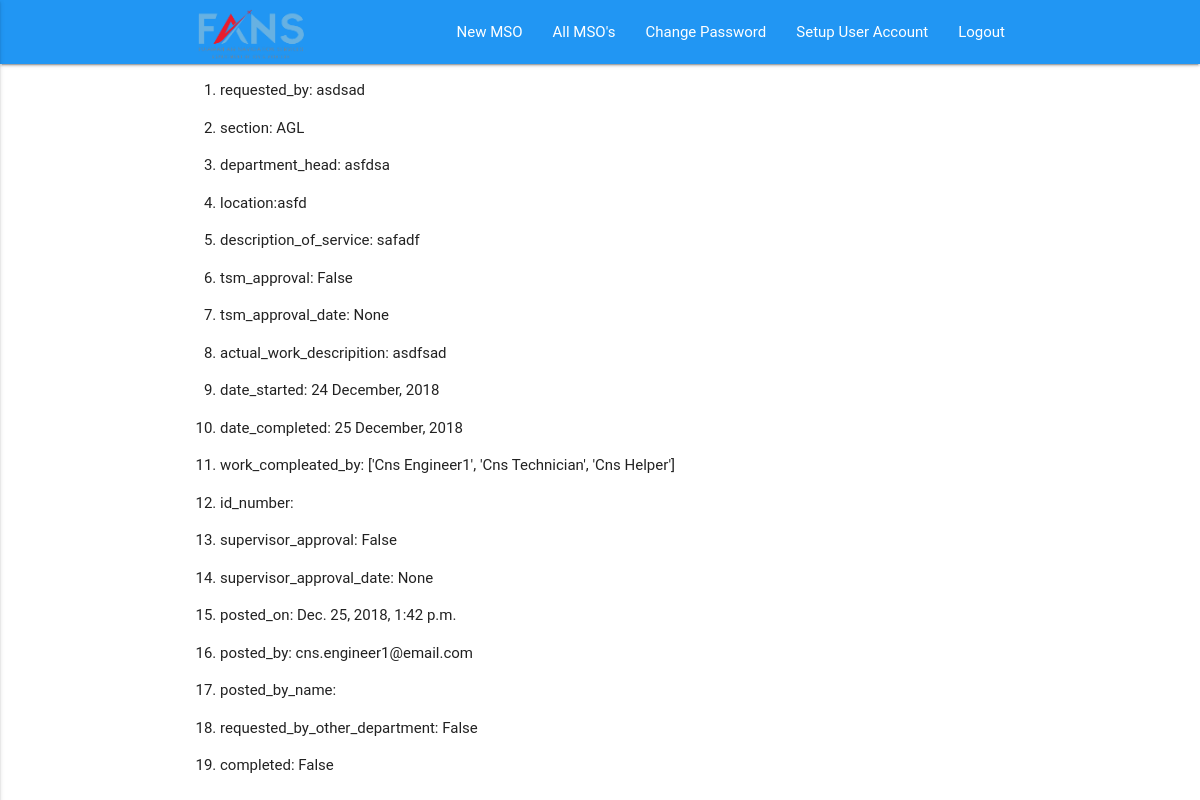
Screenshot of /mso/18/ (signed in) with the database file from the repository.
### mso/models.py (models this page shows, shortened)
class MsoCns(models.Model):
    requested_by = models.CharField(max_length=100, default='')
    section =  models.CharField(max_length=100, default='')
    department_head =  models.CharField(max_length=100, default='')
    location =  models.CharField(max_length=100, default='')
    description_of_service = models.TextField(default='')
    tsm_approval = models.BooleanField(default=False)
    tsm_approval_date = models.DateTimeField(auto_now=False, null=True)
    actual_work_descripition = models.TextField(default='')
    date_started = models.CharField(default='', max_length=50)
    date_completed = models.CharField(default='', max_length=50)
    work_compleated_by = models.TextField(default='')
    id_number = models.CharField(max_length=254, default='')
    supervisor_approval = models.BooleanField(default=False)
    supervisor_approval_date = models.DateTimeField(auto_now=False, null=True)
    posted_on = models.DateTimeField(auto_now=True)
    posted_by = models.EmailField(max_length=254, default='')
    posted_by_name = models.CharField(max_length=254, default='')
    requested_by_other_department = models.BooleanField(default=False)
    completed = models.BooleanField(default=False)

### mso/views.py (the view)
# urls.py: path('<int:pk>/', views.mso, name='mso_detail.html'),
@login_required
def mso(request, pk):
    mso = MsoCns.objects.all().filter(pk=pk)
    return render(request, 'mso/mso_detail.html', {'mso': mso[0]})

### mso/templates/mso/mso_detail.html (shortened to what this page needs)
{% extends 'base.html' %}
{% load static %}
{% block linktag %} <link rel="stylesheet" type="text/css" href="{% static "pages/css/mso.css" %}"> {% endblock linktag %}
{% block navbar-li %}
{% if user.is_authenticated %}
<li>
    <a href="/mso/new">New MSO</a>
</li>
<li>
    <a href="/mso/all">All MSO's</a>
</li>
<li>
    <a href="/accounts/password/change">Change Password</a>
</li>
<li>
    <a href="/user/setup-account">Setup User Account</a>
</li>
<li>
    <a href="/accounts/logout">Logout</a>
</li>
{% endif %}
{% endblock navbar-li %}
{% block content %}
<div class="container">
        <ol>
            <li>
                <p>requested_by: {{ mso.requested_by }}</p>
            </li>
            <li>
                <p>section: {{ mso.section }}</p>
            </li>
            <li>
                <p>department_head: {{ mso.department_head }}</p>
            </li>
            <li>
                <p>location:{{ mso.location }}</p>
            </li>
            <li>
                <p>description_of_service: {{ mso.description_of_service }}</p>
            </li>
            <li>
                <p>tsm_approval: {{ mso.tsm_approval }}</p>
            </li>
            <li>
                <p>tsm_approval_date: {{ mso.tsm_approval_date }}</p>
            </li>
            <li>
                <p>actual_work_descripition: {{ mso.actual_work_descripition }}</p>
            </li>
            <li>
                <p>date_started: {{ mso.date_started }}</p>
            </li>
            <li>
                <p>date_completed: {{ mso.date_completed }}</p>
            </li>
            <li>
                <p>work_compleated_by: {{ mso.work_compleated_by }}</p>
            </li>
            <li>
                <p>id_number: {{ mso.id_number }}</p>
            </li>
            <li>
                <p>supervisor_approval: {{ mso.supervisor_approval }}</p>
            </li>
            <li>
                <p>supervisor_approval_date: {{ mso.supervisor_approval_date }}</p>
            </li>
            <li>
                <p>posted_on: {{ mso.posted_on }}</p>
            </li>
            <li>
                <p>posted_by: {{ mso.posted_by }}</p>
            </li>
            <li>
                <p>posted_by_name: {{ mso.posted_by_name }}</p>
            </li>
            <li>
                <p>requested_by_other_department: {{ mso.requested_by_other_department }}</p>
            </li>
            <li>
                <p>completed: {{ mso.completed }}</p>
            </li>
        </ol>
</div>
{% endblock content %}

### rows the page displays
MsoCns: requested_by "asdsad", section "AGL", department_head "asfdsa", location "asfd", description_of_service "safadf", tsm_approval "False", tsm_approval_date "None", actual_work_descripition "asdfsad", date_started "24 December, 2018", date_completed "25 December, 2018", work_compleated_by "['Cns Engineer1', 'Cns Technician', 'Cns Helper']", supervisor_approval "False", supervisor_approval_date "None", posted_on "Dec. 25, 2018, 1:42 p.m.", posted_by "cns.engineer1@email.com", requested_by_other_department "False", completed "False"
